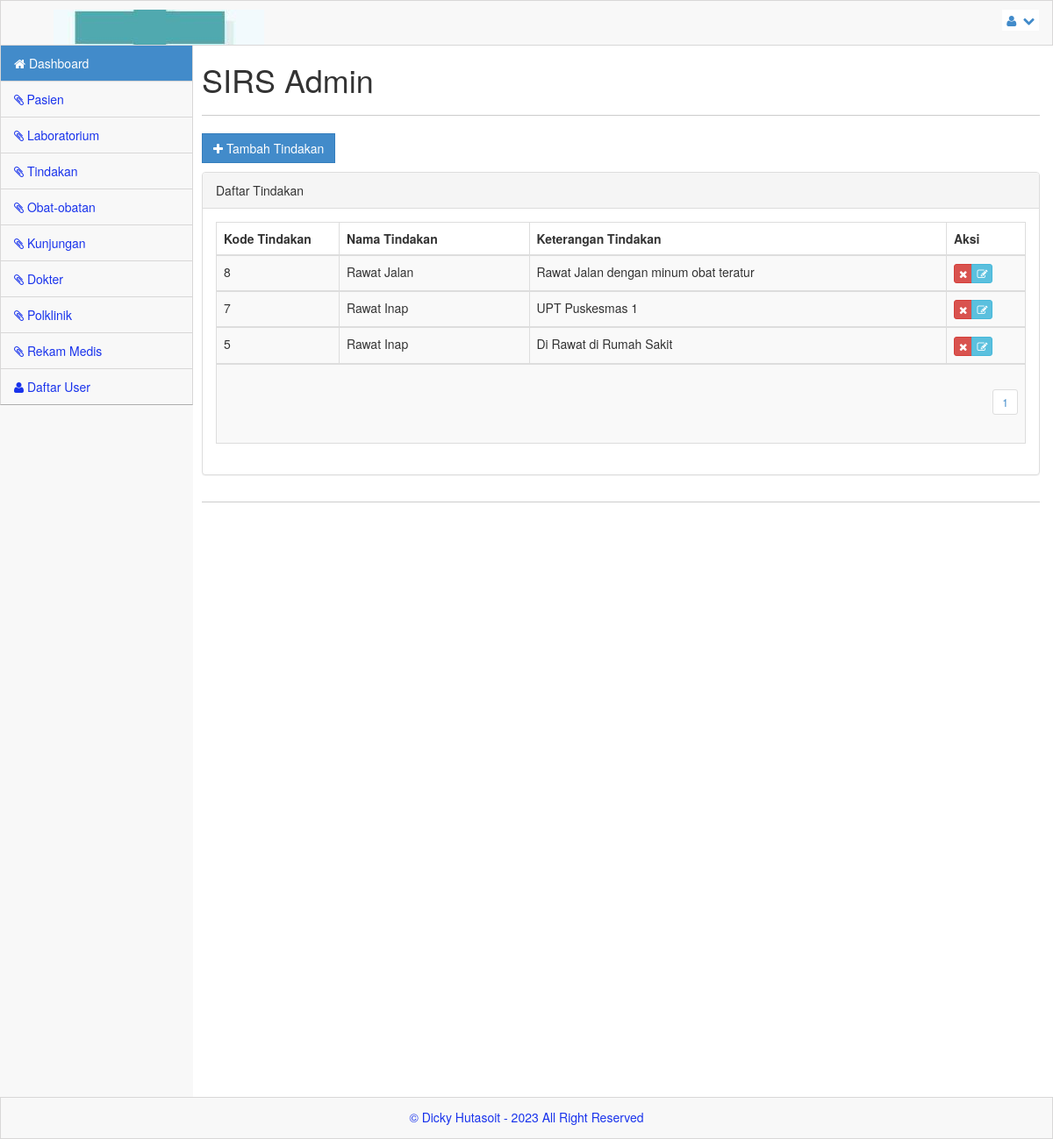
The app's page /admin/index.php?menu=tindakan (signed in) with its own data.
### tables this page shows
CREATE TABLE `tindakan` (
  `kd_tindakan` int(11) NOT NULL AUTO_INCREMENT,
  `nm_tindakan` varchar(300) NOT NULL,
  `ket` text NOT NULL,
  PRIMARY KEY (`kd_tindakan`)
);

### admin/tindakan.php (the view, shortened to what this page needs)
<?php
include_once("../library/koneksi.php");
$row = 20;
$hal = isset($_GET['hal']) ? $_GET['hal'] : 0;
$pageSql = "SELECT * FROM tindakan";
$pageQry = mysqli_query($server, $pageSql) or die("Error paging: " . mysqli_error($server));
$jml = mysqli_num_rows($pageQry);
$max = ceil($jml / $row);
?>
<a href="#myModal" class="btn btn-primary btn-rect" data-toggle="modal"><i class='icon icon-white icon-plus'></i> Tambah Tindakan</a><p>
<div class="panel panel-default">
    <div class="panel-heading">
        Daftar Tindakan
    </div>
    <div class="panel-body">
        <div class="table-responsive">
            <table class="table table-striped table-bordered table-hover">
                <thead>
                    <tr>
                        <th width="140">Kode Tindakan</th>
                        <th>Nama Tindakan</th>
                        <th>Keterangan Tindakan</th>
                        <th width="90">Aksi</th>
                    </tr>
                </thead>
                <?php
                $tndSql = "SELECT * FROM tindakan ORDER BY kd_tindakan DESC LIMIT $hal, $row";
                $tndQry = mysqli_query($server, $tndSql) or die("Query tindakan salah: " . mysqli_error($server));
                while ($tindakan = mysqli_fetch_array($tndQry)) {
                ?>
                    <tbody>
                        <tr>
                            <td><?php echo $tindakan['kd_tindakan']; ?></td>
                            <td><?php echo $tindakan['nm_tindakan']; ?></td>
                            <td><?php echo $tindakan['ket']; ?></td>
                            <td>
                                <div class='btn-group'>
                                    <a href="?menu=tindakan_del&aksi=hapus&nmr=<?php echo $tindakan['kd_tindakan']; ?>" class="btn btn-xs btn-danger tipsy-kiri-atas" title="Hapus Data Ini" onclick="return confirm('ANDA YAKIN AKAN MENGHAPUS DATA PENTING INI ... ?')"><i class="icon-remove icon-white"></i></a>
                                    <a href="?menu=tindakan_edit&aksi=edit&nmr=<?php echo $tindakan['kd_tindakan']; ?>" class="btn btn-xs btn-info tipsy-kiri-atas" title='Edit Data ini'> <i class="icon-edit icon-white"></i> </a>
                                </div>
                            </td>
                        </tr>
                    </tbody>
                <?php } ?>
                <tr>
                    <td colspan="6" align="right">
                        <?php
                        for ($h = 1; $h <= $max; $h++) {
                            $list[$h] = $row * $h - $row;
                            echo "<ul class='pagination pagination-sm'><li><a href='?menu=tindakan&hal=$list[$h]'>$h</a></li></ul>";
                        }
                        ?>
                    </td>
                </tr>
            </table>
        </div>
    </div>
</div>

### css/main.css (style rules this page uses)
@media (min-width: 768px) { html, body { height: 100%; } }
body.padTop53 { padding-top: 75px; overflow: visible; }
@media (min-width: 802px) { body.padTop53 { padding-top: 51px; } }
.btn-rect { border-radius: 0 !important; }

### css/MoneAdmin.css (style rules this page uses)
body { background-color: #f8f8f8; }

### records on screen
tindakan: kd_tindakan "8", nm_tindakan "Rawat Jalan", ket "Rawat Jalan dengan minum obat teratur"
tindakan: kd_tindakan "7", nm_tindakan "Rawat Inap", ket "UPT Puskesmas 1"
tindakan: kd_tindakan "5", nm_tindakan "Rawat Inap", ket "Di Rawat di Rumah Sakit"
